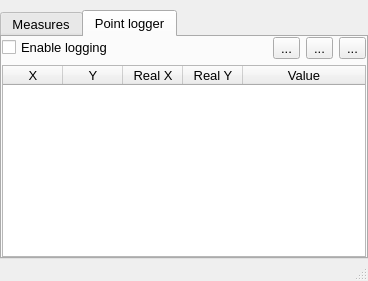
<?xml version="1.0" encoding="UTF-8"?>
<ui version="4.0">
 <class>MouseInfo</class>
 <widget class="QMainWindow" name="MouseInfo">
  <property name="geometry">
   <rect>
    <x>0</x>
    <y>0</y>
    <width>333</width>
    <height>254</height>
   </rect>
  </property>
  <property name="windowTitle">
   <string>Points info</string>
  </property>
  <property name="unifiedTitleAndToolBarOnMac">
   <bool>true</bool>
  </property>
  <widget class="QWidget" name="centralwidget">
   <layout class="QGridLayout" name="gridLayout">
    <property name="leftMargin">
     <number>0</number>
    </property>
    <property name="topMargin">
     <number>10</number>
    </property>
    <property name="rightMargin">
     <number>0</number>
    </property>
    <property name="bottomMargin">
     <number>0</number>
    </property>
    <item row="0" column="0">
     <widget class="QTabWidget" name="tabWidget">
      <property name="font">
       <font>
        <pointsize>10</pointsize>
       </font>
      </property>
      <property name="currentIndex">
       <number>1</number>
      </property>
      <widget class="QWidget" name="tab">
       <attribute name="title">
        <string>Measures</string>
       </attribute>
       <layout class="QGridLayout" name="gridLayout_2" rowstretch="1,1,1,1">
        <property name="leftMargin">
         <number>0</number>
        </property>
        <property name="topMargin">
         <number>4</number>
        </property>
        <property name="rightMargin">
         <number>0</number>
        </property>
        <property name="bottomMargin">
         <number>0</number>
        </property>
        <item row="0" column="0">
         <widget class="QGroupBox" name="groupBox_2">
          <property name="font">
           <font>
            <pointsize>10</pointsize>
           </font>
          </property>
          <property name="title">
           <string>Mouse [px]</string>
          </property>
          <layout class="QGridLayout" name="gridLayout_5" rowstretch="1" columnstretch="1,1">
           <property name="leftMargin">
            <number>0</number>
           </property>
           <property name="topMargin">
            <number>2</number>
           </property>
           <property name="rightMargin">
            <number>0</number>
           </property>
           <property name="bottomMargin">
            <number>0</number>
           </property>
           <item row="0" column="0">
            <widget class="QLineEdit" name="ix">
             <property name="enabled">
              <bool>true</bool>
             </property>
             <property name="font">
              <font>
               <pointsize>10</pointsize>
              </font>
             </property>
             <property name="readOnly">
              <bool>true</bool>
             </property>
            </widget>
           </item>
           <item row="0" column="1">
            <widget class="QLineEdit" name="iy">
             <property name="font">
              <font>
               <pointsize>10</pointsize>
              </font>
             </property>
             <property name="readOnly">
              <bool>true</bool>
             </property>
            </widget>
           </item>
          </layout>
         </widget>
        </item>
        <item row="0" column="1">
         <widget class="QGroupBox" name="groupBox">
          <property name="font">
           <font>
            <pointsize>10</pointsize>
           </font>
          </property>
          <property name="title">
           <string>Origin [px]</string>
          </property>
          <layout class="QGridLayout" name="gridLayout_4" rowstretch="1" columnstretch="1,1">
           <property name="leftMargin">
            <number>0</number>
           </property>
           <property name="topMargin">
            <number>2</number>
           </property>
           <property name="rightMargin">
            <number>0</number>
           </property>
           <property name="bottomMargin">
            <number>0</number>
           </property>
           <item row="0" column="0">
            <widget class="QLineEdit" name="rx">
             <property name="font">
              <font>
               <pointsize>10</pointsize>
              </font>
             </property>
             <property name="readOnly">
              <bool>false</bool>
             </property>
            </widget>
           </item>
           <item row="0" column="1">
            <widget class="QLineEdit" name="ry">
             <property name="font">
              <font>
               <pointsize>10</pointsize>
              </font>
             </property>
             <property name="readOnly">
              <bool>false</bool>
             </property>
            </widget>
           </item>
          </layout>
         </widget>
        </item>
        <item row="1" column="0">
         <widget class="QGroupBox" name="groupBox_8">
          <property name="title">
           <string>Colors</string>
          </property>
          <layout class="QGridLayout" name="gridLayout_11" columnstretch="1,1">
           <property name="leftMargin">
            <number>0</number>
           </property>
           <property name="topMargin">
            <number>2</number>
           </property>
           <property name="rightMargin">
            <number>0</number>
           </property>
           <property name="bottomMargin">
            <number>0</number>
           </property>
           <item row="0" column="0">
            <widget class="QPushButton" name="colorMouse">
             <property name="font">
              <font>
               <pointsize>10</pointsize>
              </font>
             </property>
             <property name="text">
              <string>Mouse</string>
             </property>
            </widget>
           </item>
           <item row="0" column="1">
            <widget class="QPushButton" name="colorRuler">
             <property name="font">
              <font>
               <pointsize>10</pointsize>
              </font>
             </property>
             <property name="text">
              <string>Grid</string>
             </property>
            </widget>
           </item>
          </layout>
         </widget>
        </item>
        <item row="1" column="1">
         <widget class="QGroupBox" name="groupBox_7">
          <property name="title">
           <string>Scale</string>
          </property>
          <layout class="QGridLayout" name="gridLayout_10" columnstretch="1,1">
           <property name="leftMargin">
            <number>0</number>
           </property>
           <property name="topMargin">
            <number>2</number>
           </property>
           <property name="rightMargin">
            <number>0</number>
           </property>
           <property name="bottomMargin">
            <number>0</number>
           </property>
           <item row="0" column="0">
            <widget class="QLineEdit" name="sc_x"/>
           </item>
           <item row="0" column="1">
            <widget class="QLineEdit" name="sc_y"/>
           </item>
          </layout>
         </widget>
        </item>
        <item row="2" column="0">
         <widget class="QGroupBox" name="groupBox_3">
          <property name="font">
           <font>
            <pointsize>10</pointsize>
           </font>
          </property>
          <property name="title">
           <string>Real position</string>
          </property>
          <layout class="QGridLayout" name="gridLayout_6" columnstretch="1,1">
           <property name="leftMargin">
            <number>0</number>
           </property>
           <property name="topMargin">
            <number>2</number>
           </property>
           <property name="rightMargin">
            <number>0</number>
           </property>
           <property name="bottomMargin">
            <number>0</number>
           </property>
           <item row="0" column="0">
            <widget class="QLineEdit" name="px">
             <property name="font">
              <font>
               <pointsize>10</pointsize>
              </font>
             </property>
             <property name="readOnly">
              <bool>true</bool>
             </property>
            </widget>
           </item>
           <item row="0" column="1">
            <widget class="QLineEdit" name="py">
             <property name="font">
              <font>
               <pointsize>10</pointsize>
              </font>
             </property>
             <property name="readOnly">
              <bool>true</bool>
             </property>
            </widget>
           </item>
          </layout>
         </widget>
        </item>
        <item row="2" column="1">
         <widget class="QGroupBox" name="groupBox_6">
          <property name="font">
           <font>
            <pointsize>10</pointsize>
           </font>
          </property>
          <property name="title">
           <string>Distance px and real</string>
          </property>
          <layout class="QGridLayout" name="gridLayout_9" columnstretch="1,1">
           <property name="leftMargin">
            <number>0</number>
           </property>
           <property name="topMargin">
            <number>2</number>
           </property>
           <property name="rightMargin">
            <number>0</number>
           </property>
           <property name="bottomMargin">
            <number>0</number>
           </property>
           <item row="0" column="0">
            <widget class="QLineEdit" name="dist_px">
             <property name="font">
              <font>
               <pointsize>10</pointsize>
              </font>
             </property>
             <property name="toolTip">
              <string comment="Distance in pixel" extracomment="Distance in pixel"/>
             </property>
             <property name="readOnly">
              <bool>true</bool>
             </property>
            </widget>
           </item>
           <item row="0" column="1">
            <widget class="QLineEdit" name="dist_real">
             <property name="font">
              <font>
               <pointsize>10</pointsize>
              </font>
             </property>
             <property name="toolTip">
              <string extracomment="Distance in real world coordinates"/>
             </property>
             <property name="readOnly">
              <bool>true</bool>
             </property>
            </widget>
           </item>
          </layout>
         </widget>
        </item>
        <item row="3" column="0">
         <widget class="QGroupBox" name="groupBox_5">
          <property name="font">
           <font>
            <pointsize>10</pointsize>
           </font>
          </property>
          <property name="title">
           <string>Angle to x and to y</string>
          </property>
          <layout class="QGridLayout" name="gridLayout_8" columnstretch="1,1">
           <property name="leftMargin">
            <number>0</number>
           </property>
           <property name="topMargin">
            <number>2</number>
           </property>
           <property name="rightMargin">
            <number>0</number>
           </property>
           <property name="bottomMargin">
            <number>0</number>
           </property>
           <item row="0" column="0">
            <widget class="QLineEdit" name="atan_dx_dy">
             <property name="font">
              <font>
               <pointsize>10</pointsize>
              </font>
             </property>
             <property name="toolTip">
              <string extracomment="Angle with horizontal"/>
             </property>
             <property name="readOnly">
              <bool>true</bool>
             </property>
            </widget>
           </item>
           <item row="0" column="1">
            <widget class="QLineEdit" name="atan_dy_dx">
             <property name="font">
              <font>
               <pointsize>10</pointsize>
              </font>
             </property>
             <property name="toolTip">
              <string extracomment="Angle with vertical"/>
             </property>
             <property name="readOnly">
              <bool>true</bool>
             </property>
            </widget>
           </item>
          </layout>
         </widget>
        </item>
        <item row="3" column="1">
         <widget class="QGroupBox" name="groupBox_4">
          <property name="font">
           <font>
            <pointsize>10</pointsize>
           </font>
          </property>
          <property name="title">
           <string>Increment: dx/dy and dy/dx</string>
          </property>
          <layout class="QGridLayout" name="gridLayout_7" columnstretch="1,1">
           <property name="leftMargin">
            <number>0</number>
           </property>
           <property name="topMargin">
            <number>2</number>
           </property>
           <property name="rightMargin">
            <number>0</number>
           </property>
           <property name="bottomMargin">
            <number>0</number>
           </property>
           <item row="0" column="0">
            <widget class="QLineEdit" name="dx_dy">
             <property name="font">
              <font>
               <pointsize>10</pointsize>
              </font>
             </property>
             <property name="toolTip">
              <string extracomment="dx/dy"/>
             </property>
             <property name="readOnly">
              <bool>true</bool>
             </property>
            </widget>
           </item>
           <item row="0" column="1">
            <widget class="QLineEdit" name="dy_dx">
             <property name="font">
              <font>
               <pointsize>10</pointsize>
              </font>
             </property>
             <property name="toolTip">
              <string extracomment="dy/dx"/>
             </property>
             <property name="readOnly">
              <bool>true</bool>
             </property>
            </widget>
           </item>
          </layout>
         </widget>
        </item>
       </layout>
      </widget>
      <widget class="QWidget" name="tab_2">
       <attribute name="title">
        <string>Point logger</string>
       </attribute>
       <layout class="QGridLayout" name="gridLayout_3">
        <property name="leftMargin">
         <number>0</number>
        </property>
        <property name="topMargin">
         <number>0</number>
        </property>
        <property name="rightMargin">
         <number>0</number>
        </property>
        <property name="bottomMargin">
         <number>0</number>
        </property>
        <item row="0" column="0">
         <widget class="QCheckBox" name="getpoints">
          <property name="font">
           <font>
            <pointsize>10</pointsize>
           </font>
          </property>
          <property name="text">
           <string>Enable logging</string>
          </property>
         </widget>
        </item>
        <item row="0" column="1">
         <widget class="QToolButton" name="removeRow">
          <property name="text">
           <string>...</string>
          </property>
          <property name="icon">
           <iconset>
            <normaloff>:icons//remove.png</normaloff>:icons//remove.png</iconset>
          </property>
          <property name="iconSize">
           <size>
            <width>16</width>
            <height>16</height>
           </size>
          </property>
         </widget>
        </item>
        <item row="0" column="2">
         <widget class="QToolButton" name="copyPoints">
          <property name="text">
           <string>...</string>
          </property>
          <property name="icon">
           <iconset>
            <normaloff>:icons//saveClipboard.png</normaloff>:icons//saveClipboard.png</iconset>
          </property>
          <property name="iconSize">
           <size>
            <width>16</width>
            <height>16</height>
           </size>
          </property>
         </widget>
        </item>
        <item row="0" column="3">
         <widget class="QToolButton" name="exportTxt">
          <property name="text">
           <string>...</string>
          </property>
          <property name="icon">
           <iconset>
            <normaloff>:icons//saveTxt.png</normaloff>:icons//saveTxt.png</iconset>
          </property>
          <property name="iconSize">
           <size>
            <width>16</width>
            <height>16</height>
           </size>
          </property>
         </widget>
        </item>
        <item row="1" column="0" colspan="4">
         <widget class="QTableWidget" name="points">
          <property name="font">
           <font>
            <pointsize>10</pointsize>
           </font>
          </property>
          <property name="locale">
           <locale language="English" country="UnitedStates"/>
          </property>
          <property name="alternatingRowColors">
           <bool>true</bool>
          </property>
          <attribute name="horizontalHeaderCascadingSectionResizes">
           <bool>true</bool>
          </attribute>
          <attribute name="horizontalHeaderDefaultSectionSize">
           <number>60</number>
          </attribute>
          <attribute name="horizontalHeaderShowSortIndicator" stdset="0">
           <bool>true</bool>
          </attribute>
          <attribute name="horizontalHeaderStretchLastSection">
           <bool>true</bool>
          </attribute>
          <column>
           <property name="text">
            <string>X</string>
           </property>
           <property name="textAlignment">
            <set>AlignCenter</set>
           </property>
          </column>
          <column>
           <property name="text">
            <string>Y</string>
           </property>
           <property name="textAlignment">
            <set>AlignCenter</set>
           </property>
          </column>
          <column>
           <property name="text">
            <string>Real X</string>
           </property>
           <property name="textAlignment">
            <set>AlignCenter</set>
           </property>
          </column>
          <column>
           <property name="text">
            <string>Real Y</string>
           </property>
           <property name="textAlignment">
            <set>AlignCenter</set>
           </property>
          </column>
          <column>
           <property name="text">
            <string>Value</string>
           </property>
           <property name="textAlignment">
            <set>AlignCenter</set>
           </property>
          </column>
         </widget>
        </item>
       </layout>
      </widget>
     </widget>
    </item>
   </layout>
  </widget>
  <widget class="QStatusBar" name="statusbar">
   <property name="font">
    <font>
     <pointsize>10</pointsize>
    </font>
   </property>
  </widget>
 </widget>
 <tabstops>
  <tabstop>ix</tabstop>
  <tabstop>iy</tabstop>
  <tabstop>rx</tabstop>
  <tabstop>ry</tabstop>
  <tabstop>colorMouse</tabstop>
  <tabstop>colorRuler</tabstop>
  <tabstop>sc_x</tabstop>
  <tabstop>sc_y</tabstop>
  <tabstop>px</tabstop>
  <tabstop>py</tabstop>
  <tabstop>dist_px</tabstop>
  <tabstop>dist_real</tabstop>
  <tabstop>atan_dx_dy</tabstop>
  <tabstop>atan_dy_dx</tabstop>
  <tabstop>dx_dy</tabstop>
  <tabstop>dy_dx</tabstop>
  <tabstop>getpoints</tabstop>
  <tabstop>removeRow</tabstop>
  <tabstop>copyPoints</tabstop>
  <tabstop>exportTxt</tabstop>
  <tabstop>points</tabstop>
  <tabstop>tabWidget</tabstop>
 </tabstops>
 <resources/>
 <connections/>
</ui>
